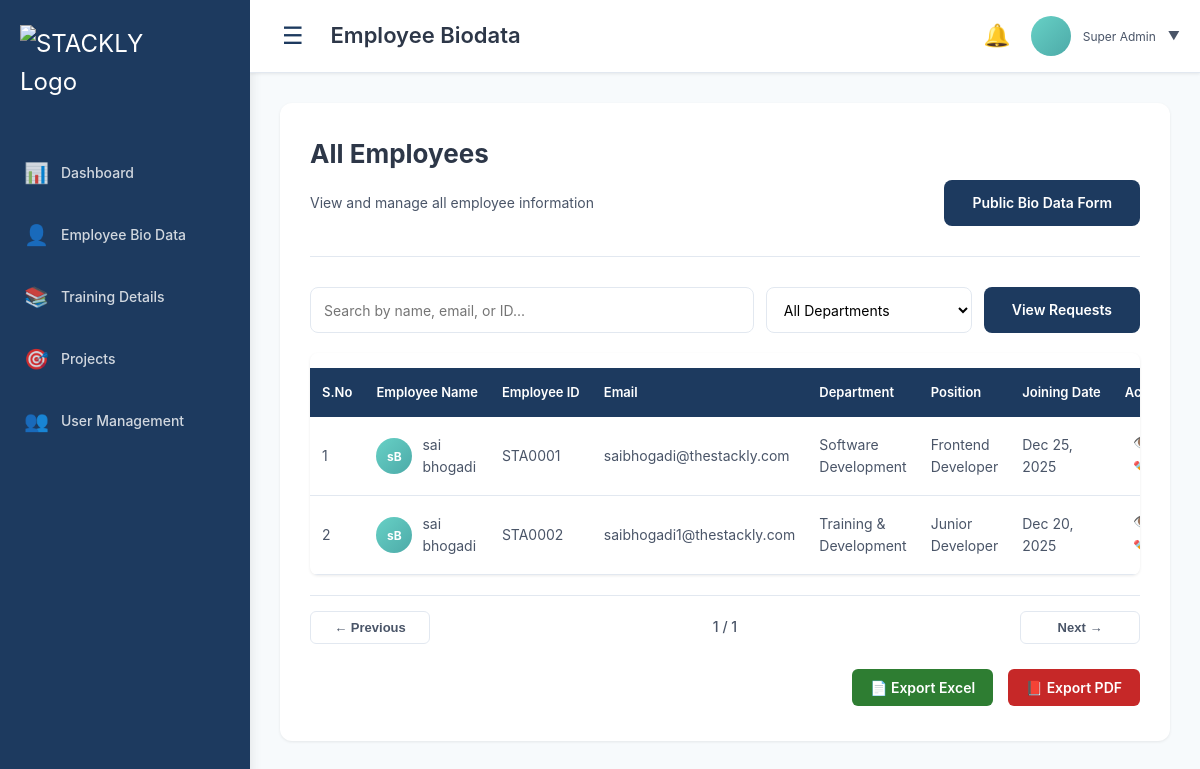
Screenshot of /biodata/employees/ (signed in) with the database file from the repository.
### employee_app/models.py (models this page shows, shortened)
class CustomUser(AbstractUser):
    username = None
    email = models.EmailField(_('email address'), unique=True)
    ROLE_CHOICES = (
        ('super_admin', 'Super Admin'),
        ('admin', 'Admin (HR)'),
        ('scrum_master', 'Scrum Master'),
        ('trainer', 'Trainer'),
    )
    DEPARTMENT_CHOICES = (
        ('software-dev', 'Software Development'),
        ('hr', 'HR'),
        ('finance', 'Finance'),
        ('operations', 'Operations'),
        ('training', 'Training & Development'),
        ('', 'Not Specified'),
    )
    STATUS_CHOICES = (
        ('active', 'Active'),
        ('inactive', 'Inactive'),
    )
    full_name = models.CharField(max_length=255, blank=True)
    phone = models.CharField(max_length=20, blank=True, null=True)
    department = models.CharField(max_length=50, choices=DEPARTMENT_CHOICES, blank=True)
    role = models.CharField(max_length=20, choices=ROLE_CHOICES)
    status = models.CharField(max_length=10, choices=STATUS_CHOICES, default='active')
    permissions = models.JSONField(default=dict, blank=True)
    USERNAME_FIELD = 'email'
    REQUIRED_FIELDS = []
    objects = CustomUserManager()

class BioDataRequest(models.Model):
    STATUS_CHOICES = (
        ('pending', 'Pending Review'),
        ('approved', 'Approved'),
        ('rejected', 'Rejected'),
    )
    BLOOD_GROUP_CHOICES = (
        ('A+', 'A+'),
        ('A-', 'A-'),
        ('B+', 'B+'),
        ('B-', 'B-'),
        ('AB+', 'AB+'),
        ('AB-', 'AB-'),
        ('O+', 'O+'),
        ('O-', 'O-'),
    )
    COUNTRY_CHOICES = (
        ('india', 'India'),
        ('usa', 'USA'),
        ('canada', 'Canada'),
        ('uk', 'UK'),
        ('australia', 'Australia'),
    )
    POST_APPLIED_FOR_CHOICES = (
        ('junior_developer', 'Junior Developer'),
        ('frontend_developer', 'Frontend Developer'),
        ('full_stack_developer', 'Full Stack Developer'),
        ('qa_engineer', 'QA Engineer'),
    )
    GENDER_CHOICES = (
        ('Male', 'Male'),
        ('Female', 'Female'),
        ('Non-binary', 'Non-binary'),
        ('Prefer not to say', 'Prefer not to say'),
    )
    MARITAL_STATUS_CHOICES = (
        ('Single', 'Single'),
        ('Married', 'Married'),
        ('Divorced', 'Divorced'),
        ('Widowed', 'Widowed'),
    )
    EXPERIENCE_TYPE_CHOICES = (
        ('fresher', 'Fresher'),
        ('experienced', 'Experienced'),
    )
    first_name = models.CharField(max_length=100)
    middle_name = models.CharField(max_length=100, blank=True)
    last_name = models.CharField(max_length=100)
    dob = models.DateField(null=True, blank=True)
    gender = models.CharField(max_length=20, choices=GENDER_CHOICES, blank=True)
    marital_status = models.CharField(max_length=20, choices=MARITAL_STATUS_CHOICES, blank=True)
    contact_number = models.CharField(max_length=20)
    emergency_contact = models.CharField(max_length=20, blank=True)
    personal_email = models.EmailField(unique=True)
    address_line1 = models.CharField(max_length=255, blank=True)
    address_line2 = models.CharField(max_length=255, blank=True)
    city = models.CharField(max_length=100, blank=True)
    state = models.CharField(max_length=100, blank=True)
    postal_code = models.CharField(max_length=20, blank=True)
    country = models.CharField(max_length=20, choices=COUNTRY_CHOICES, blank=True)
    aadhar_no = models.CharField(max_length=20, blank=True)
    pan_no = models.CharField(max_length=20, blank=True)
    bank_name = models.CharField(max_length=100, blank=True)
    bank_branch = models.CharField(max_length=100, blank=True)
    account_number = models.CharField(max_length=50, blank=True)
    account_name = models.CharField(max_length=255, blank=True)
    ifsc_code = models.CharField(max_length=20, blank=True)
    experience_type = models.CharField(max_length=20, choices=EXPERIENCE_TYPE_CHOICES)
    post_applied_for = models.CharField(max_length=50, choices=POST_APPLIED_FOR_CHOICES, blank=True)
    blood_group = models.CharField(max_length=3, choices=BLOOD_GROUP_CHOICES, blank=True)
    photo = models.ImageField(upload_to='biodata/photos/')
    resume = models.FileField(upload_to='biodata/resumes/')
    aadhar_card = models.FileField(upload_to='biodata/docs/', null=True, blank=True)
    pan_card = models.FileField(upload_to='biodata/docs/', null=True, blank=True)
    ssc_school = models.CharField(max_length=255)
    ssc_year = models.PositiveIntegerField()
    ssc_grade = models.CharField(max_length=20)
    ssc_marksheet = models.FileField(upload_to='biodata/docs/')
    sslc_school = models.CharField(max_length=255)
    sslc_year = models.PositiveIntegerField()
    sslc_grade = models.CharField(max_length=20)
    sslc_marksheet = models.FileField(upload_to='biodata/docs/')
    ug_degree = models.CharField(max_length=255)
    ug_institution = models.CharField(max_length=255)
    ug_year = models.PositiveIntegerField()
    ug_documents = models.FileField(upload_to='biodata/docs/')
    pg_degree = models.CharField(max_length=255, blank=True)
    pg_institution = models.CharField(max_length=255, blank=True)
    pg_year = models.PositiveIntegerField(null=True, blank=True)
    pg_documents = models.FileField(upload_to='biodata/docs/', null=True, blank=True)
    cert_course = models.CharField(max_length=255, blank=True)
    cert_institution = models.CharField(max_length=255, blank=True)
    cert_year = models.PositiveIntegerField(null=True, blank=True)
    cert_document = models.FileField(upload_to='biodata/docs/', null=True, blank=True)
    work_experience = models.JSONField(default=list, blank=True)  # stores list of dicts from prev_employer[], etc.
    technical_skills = models.TextField()
    soft_skills = models.TextField(blank=True)
    reference_name = models.CharField(max_length=255, blank=True)
    reference_contact = models.CharField(max_length=20, blank=True)
    employee_id = models.CharField(max_length=30, blank=True)
    official_email = models.EmailField(blank=True)
    designation = models.CharField(max_length=100, blank=True)
    department = models.CharField(max_length=100, blank=True)
    doj = models.DateField(null=True, blank=True)
    work_mode = models.CharField(max_length=20, blank=True)
    status = models.CharField(max_length=20, choices=STATUS_CHOICES, default='pending')
    reject_reason = models.TextField(blank=True)
    approved_by = models.ForeignKey(User, null=True, blank=True, on_delete=models.SET_NULL)
    created_at = models.DateTimeField(auto_now_add=True)
    updated_at = models.DateTimeField(auto_now=True)
    class Meta:
        ordering = ['-created_at']

### employee_app/views.py (the view)
# urls.py: path('biodata/employees/', views.biodata_list, name='biodata_list'),
@login_required
def biodata_list(request):
    employees = BioDataRequest.objects.filter(status='approved').order_by('-doj')
    return render(request, 'employee_app/biodata.html', {'employees': employees})

### employee_app/context_processors.py (called while the page is built)
def notifications_context(request):
    if request.user.is_authenticated:
        unread_count = request.user.notifications.filter(is_read=False).count()
    else:
        unread_count = 0
    return {
        'unread_notifications': unread_count,
    }

### employee_app/templates/employee_app/biodata.html (shortened to what this page needs)
{% extends 'employee_app/base.html' %}
{% block page_title %}Employee Biodata{% endblock %}
{% block content %}
<div class="content-area">
  <div class="content-card">
    <div class="card-header">
      <h2>All Employees</h2>
      <div class="header-row">
        <p class="card-subtitle">View and manage all employee information</p>
        <a href="{% url 'employee_app:public_biodata_form' %}" class="btn btn-primary public-btn">Public Bio Data Form</a>
      </div>
    </div>
    <div class="list-controls">
      <input type="text" id="searchEmployees" placeholder="Search by name, email, or ID..." class="search-input" onkeyup="searchEmployeesTable()">
      <select id="departmentFilter" class="role-filter" onchange="filterByDepartment()">
        <option value="">All Departments</option>
      </select>
      <a href="{% url 'employee_app:pending_requests' %}" class="btn btn-primary" style="text-decoration: none;">View Requests</a>
    </div>
    <div class="table-container">
      <div class="table-wrapper">
        <table class="employees-biodata-table">
          <thead>
            <tr>
              <th id="serial-no" style="width: 30px;">S.No</th>
              <th>Employee Name</th>
              <th>Employee ID</th>
              <th>Email</th>
              <th>Department</th>
              <th>Position</th>
              <th>Joining Date</th>
              <th>Actions</th>
            </tr>
          </thead>
          <tbody id="employeesTableBody">
            {% for employee in employees %}
            <tr data-employee-name="{{ employee.first_name }} {{ employee.middle_name|default:'' }} {{ employee.last_name }}"
                data-employee-id="{{ employee.employee_id|default:'' }}"
                data-department="{{ employee.department|default:'' }}">
              <td>{{ forloop.counter }}</td>
              <td>
                <div class="user-cell">
                  <div class="user-avatar">
                    {{ employee.first_name|slice:":1" }}{{ employee.last_name|slice:":1" | upper }}
                  </div>
                  <span>
                    {{ employee.first_name }}
                    {{ employee.last_name }}
                  </span>
                </div>
              </td>
              <td>{{ employee.employee_id|default:"Not Assigned" }}</td>
              <td>{{ employee.official_email|default:employee.personal_email }}</td>
              <td>{{ employee.department|default:"-" }}</td>
              <td>{{ employee.designation|default:"-" }}</td>
              <td>{{ employee.doj|date:"M d, Y"|default:"-" }}</td>
              <td>
                <a href="{% url 'employee_app:view_biodata' employee.pk %}">
                  <button class="action-icon-btn" title="View">👁️</button>
                </a>
                <a href="{% url 'employee_app:edit_biodata' employee.pk %}">
                  <button class="action-icon-btn" title="Edit">✏️</button>
                </a>
              </td>
            </tr>
            {% empty %}
            <tr>
              <td colspan="8" style="text-align:center; padding:40px; color:#666;">
                No approved employees yet.
              </td>
            </tr>
            {% endfor %}
          </tbody>
        </table>
      </div>
    </div>
    <div class="table-pagination">
      <button class="pagination-btn" onclick="previousPageBiodata()">← Previous</button>
      <span class="pagination-info"><span class="current-page">1</span> / <span class="total-pages">1</span></span>
      <button class="pagination-btn" onclick="nextPageBiodata()">Next →</button>
    </div>
    <div class="export-buttons" style="margin-top: 25px; text-align: right;">
      <button class="btn btn-excel" style="padding: 10px 18px; background-color: #2e7d32; color: white; border: none; border-radius: 6px; cursor: pointer; margin-right: 10px; margin-bottom:5px;">
        📄 Export Excel
      </button>
      <button class="btn btn-pdf" style="padding: 10px 18px; background-color: #c62828; color: white; border: none; border-radius: 6px; cursor: pointer;">
        📕 Export PDF
      </button>
    </div>
  </div>
</div>
{% endblock %}

### employee_app/templates/employee_app/base.html (shortened to what this page needs)
{% load static %}
<!DOCTYPE html>
<html lang="en">
<head>
     <link rel="stylesheet" href="{% static 'css/styles.css' %}">
</head>
<body class="dashboard-page">
    <div class="dashboard-wrapper">
        <aside class="sidebar">
            <div class="sidebar-logo">
                <img src="{% static 'images/logo.png' %}" alt="STACKLY Logo" class="sidebar-logo-image">
            </div>
            <nav class="sidebar-menu">
                <ul>
                    <li>
                        <a href="{% url 'employee_app:dashboard' %}" class="menu-item" data-page="dashboard">
                            <span class="menu-icon">📊</span>
                            <span class="menu-text">Dashboard</span>
                        </a>
                    </li>
                    <li>
                        <a href="{% url 'employee_app:biodata_list' %}" class="menu-item" data-page="biodata">
                            <span class="menu-icon">👤</span>
                            <span class="menu-text">Employee Bio Data</span>
                        </a>
                    </li>
                    <li>
                        <a href="{% url 'employee_app:training' %}" class="menu-item" data-page="training">
                            <span class="menu-icon">📚</span>
                            <span class="menu-text">Training Details</span>
                        </a>
                    </li>
                    <li>
                        <a href="{% url 'employee_app:projects' %}" class="menu-item" data-page="project">
                            <span class="menu-icon">🎯</span>
                            <span class="menu-text">Projects</span>
                        </a>
                    </li>
                     <li>
                        <a href="{% url 'employee_app:users_manager' %}" class="menu-item" data-page="users">
                            <span class="menu-icon">👥</span>
                            <span class="menu-text">User Management</span>
                        </a>
                    </li>
                </ul>
            </nav>
        </aside>
        <div class="main-content">
            <header class="top-navbar">
                <div class="navbar-left">
                    <h3>
                        <button class="sidebar-toggle" onclick="toggleSidebar()">☰</button>
                    </h3>
                    <h3 class="page-title">{% block page_title %}Dashboard{% endblock %}</h3>
                </div>
                <div class="navbar-right">
                <div class="notification-bell" id="notificationBell">
                    <span class="bell-icon">🔔</span>
                </div>
                    <div class="profile-dropdown">
                        <div class="profile-circle">
                        </div>
                        <div class="profile-info">
                            <p class="profile-role">{{ user.get_role_display }}</p>
                        </div>
                        <span class="dropdown-arrow">▼</span>
                    </div>
                </div>
            </header>
            {% block content %}
            {% endblock %}
        </div>
    </div>
</body>
</html>

### rows the page displays
CustomUser: role "Super Admin"
BioDataRequest: first_name "s", last_name "B", first_name "sai", last_name "bhogadi", employee_id "STA0001", official_email "saibhogadi@thestackly.com", department "Software Development", designation "Frontend Developer", doj "Dec 25, 2025"
BioDataRequest: first_name "s", last_name "B", first_name "sai", last_name "bhogadi", employee_id "STA0002", official_email "saibhogadi1@thestackly.com", department "Training & Development", designation "Junior Developer", doj "Dec 20, 2025"
